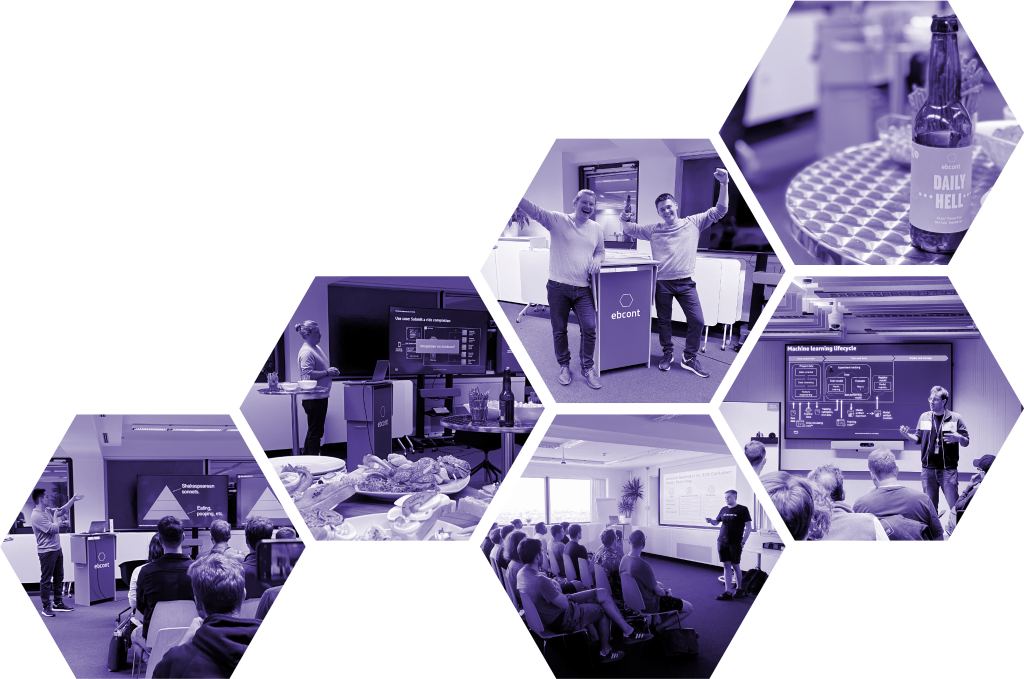
#> input picture community/meetup-photos.png, 2048 x 1358 px (shown at 1/2 size)
$ python shrink-images.py ../community/meetup-photos.png
#> lines starting #> are read from the running program, lines starting #| are printed output that depends on the picture
"""Shrinks the shared pictures to about twice their largest size on a screen, so pages and the room
screen load them fast. Keeps each file's name, format and transparency; never makes one larger.

  uv run --with pillow python tools/shrink-images.py <file or folder> ... [--max 480]
"""
import sys
from pathlib import Path
from PIL import Image

args = [a for a in sys.argv[1:] if not a.startswith("--")]
limit = int(sys.argv[sys.argv.index("--max") + 1]) if "--max" in sys.argv else 480
args = [a for a in args if a != str(limit)]
files = [p for a in args for p in ([Path(a)] if Path(a).is_file() else sorted(Path(a).glob("*"))) if p.suffix.lower() in (".png", ".jpg", ".jpeg")]
saved = 0
for f in files:
    before = f.stat().st_size
    im = Image.open(f)
#> im is the input picture: PIL image 2048x1358 RGBA; mean R, G, B, A 61.3, 56, 78.2, 133.3
    fmt = im.format
#> fmt = 'PNG'
    if max(im.size) > limit:
        im.thumbnail((limit, limit), Image.LANCZOS)
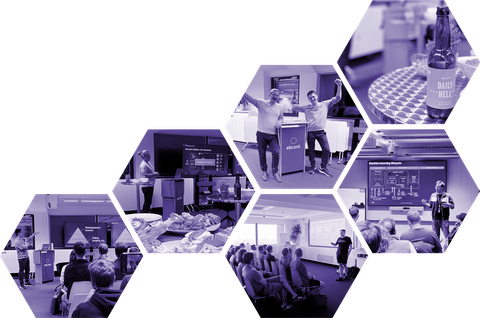
#> im: PIL image 480x318 RGBA; mean R, G, B, A 64.1, 58.5, 82, 133.4; transparent parts drawn white
    if fmt == "JPEG":
        im.convert("RGB").save(f, "JPEG", quality=86, optimize=True, progressive=True)
    else:
        im.save(f, "PNG", optimize=True)
    after = f.stat().st_size
    if after > before:  # nothing gained: keep it as it was is impossible now, so just report
        pass
    saved += before - after
    print(f"{before // 1024:>6}K -> {after // 1024:>5}K  {im.size[0]}x{im.size[1]}  {f}")
#|   1611K ->   183K  480x318  ../community/meetup-photos.png
print(f"saved {saved // 1024}K")
